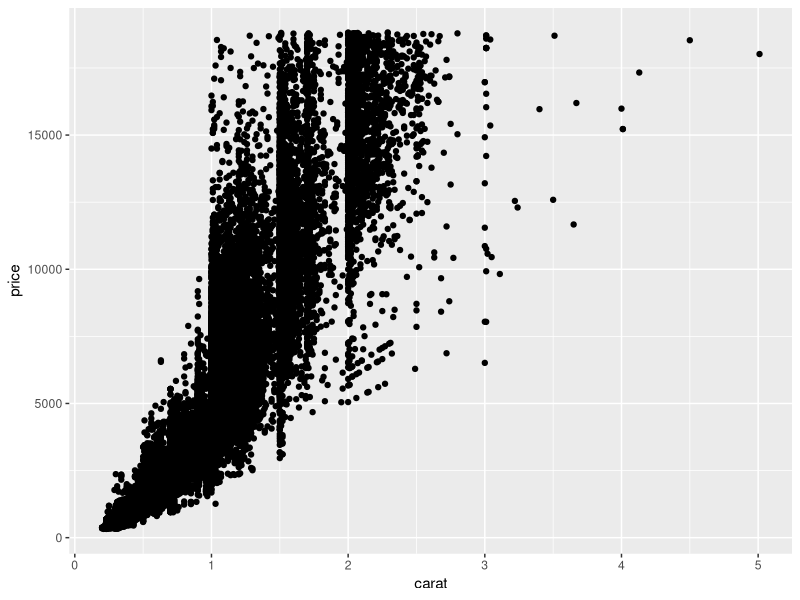
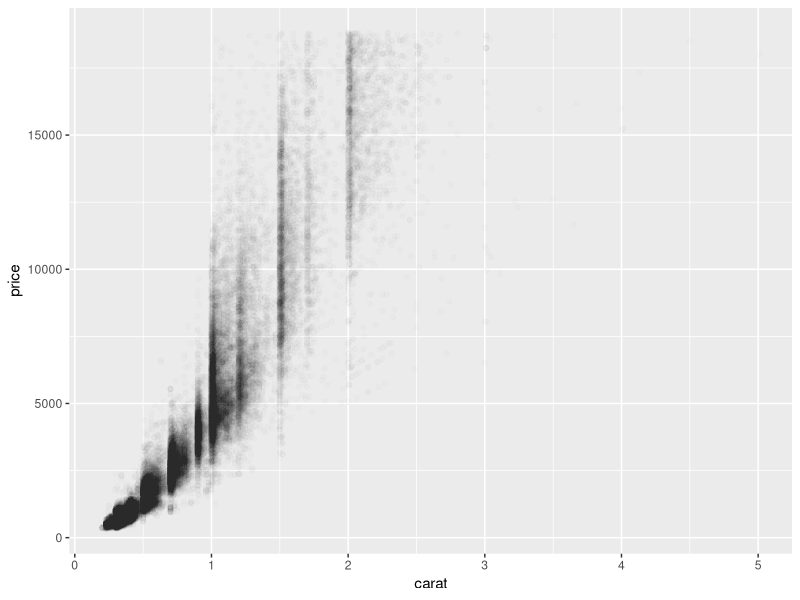
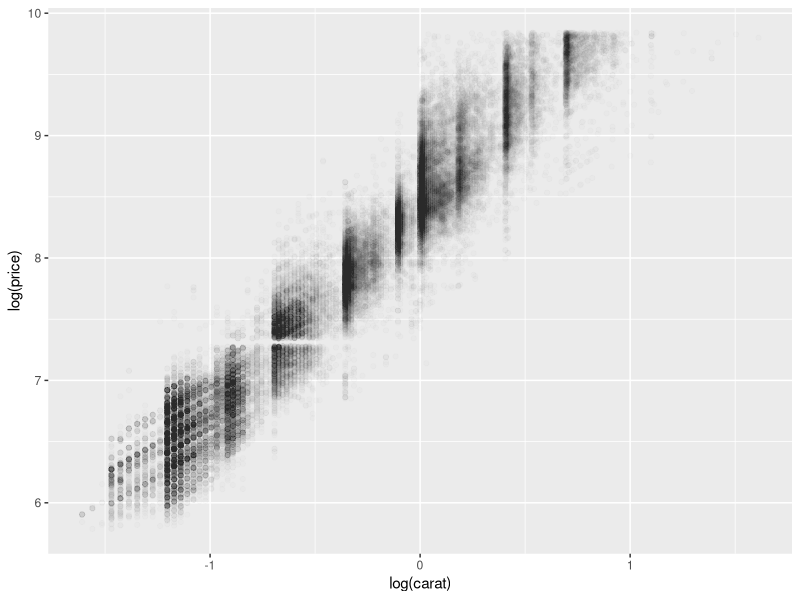
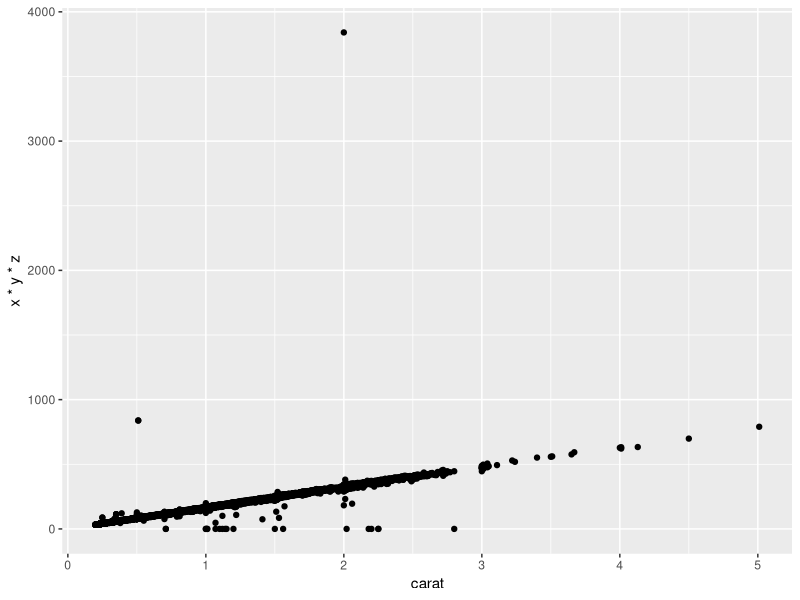
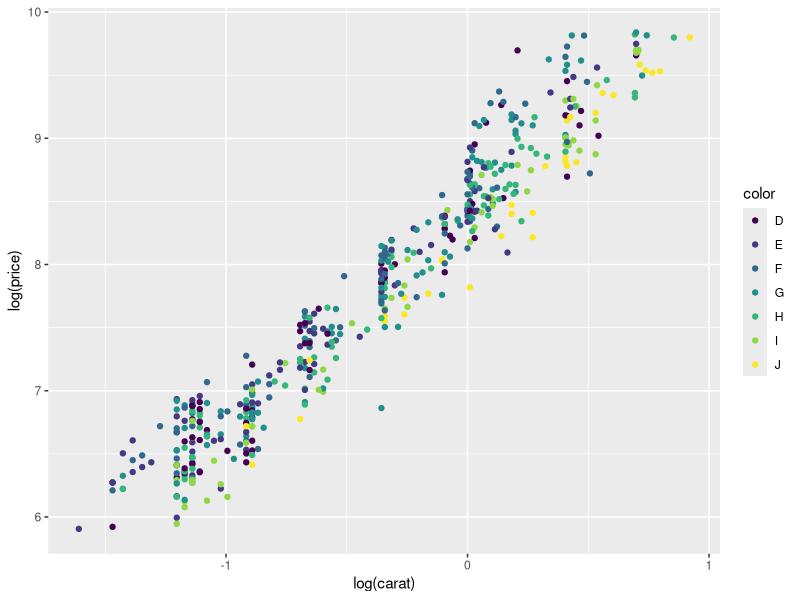
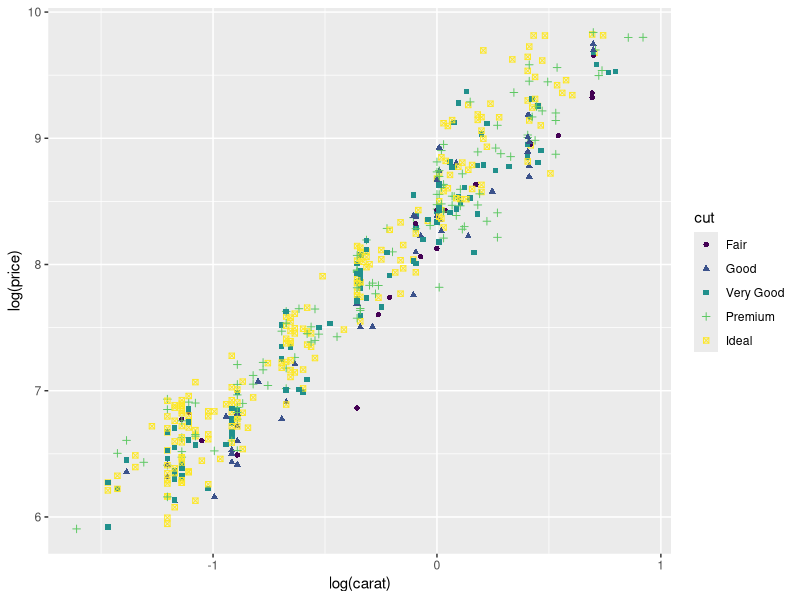
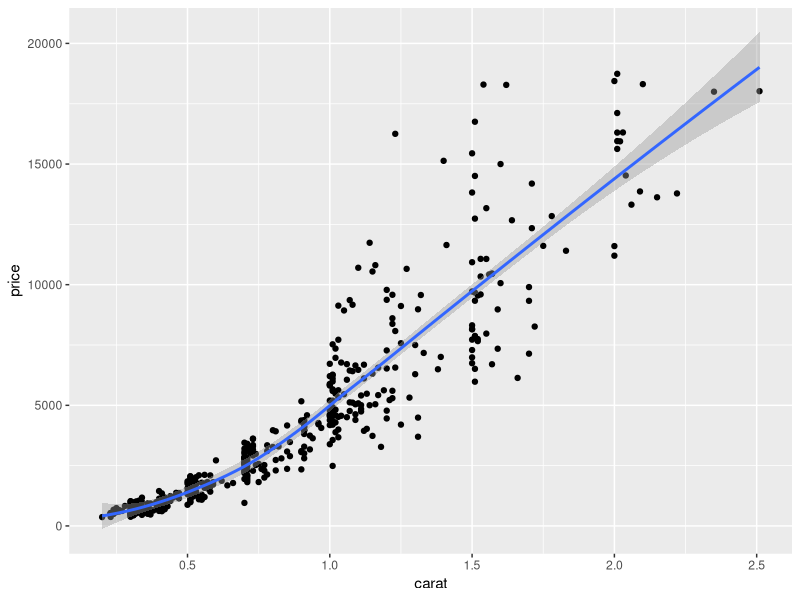
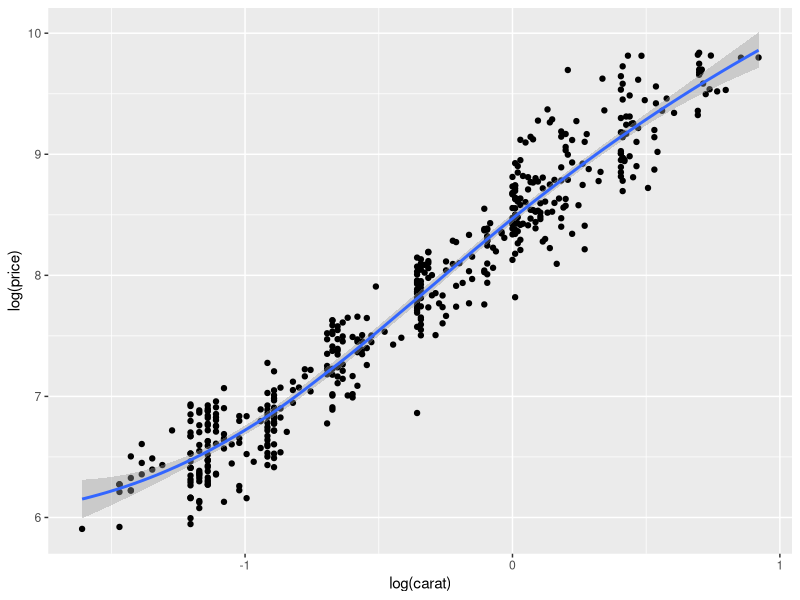

Write the R code that produced these figures, in order.
rm(list=ls())
library(ggplot2)
library(mgcv)

d.small <- diamonds[sample(nrow(diamonds), 500), ]


# 2.3 Basics 
qplot(carat, price, data=diamonds)
qplot(carat, price, data=diamonds, alpha=I(1 / 100))
qplot(log(carat), log(price), data=diamonds, alpha=I(1 / 100))
qplot(carat, x*y*z, data=diamonds)


# 2.4 Aesthetics: Color, Shape, Size
qplot(log(carat), log(price), data=d.small, color=color)
qplot(log(carat), log(price), data=d.small, color=cut, shape=cut)


# 2.5 Plot Geoms
# 2.5.1 Add a smoother
qplot(carat, price, data=d.small, geom=c('point', 'smooth'))
qplot(log(carat), log(price), data=d.small, geom=c('point', 'smooth'))
qplot(log(carat), 
      log(price), 
      data=diamonds, 
      geom=c('point', 'smooth'), 
      alpha=I(1/100))
qplot(log(carat), log(price), data=d.small, geom=c('point', 'smooth'), span=0.2)
qplot(log(carat), 
      log(price), 
      data=d.small, 
      geom=c('point', 'smooth'), 
      method='gam', 
      formula=y ~ s(x))
qplot(log(carat), 
      log(price), 
      data=d.small, 
      geom=c('point', 'smooth'), 
      method='gam', 
      formula=y ~ s(x, bs='cs'))

# 2.5.2 Boxplots and Jitter
qplot(color, price / carat, data=diamonds, geom='jitter', alpha=I(1 / 20))      
qplot(color, price / carat, data=diamonds, geom='boxplot', alpha=I(1 / 10))


